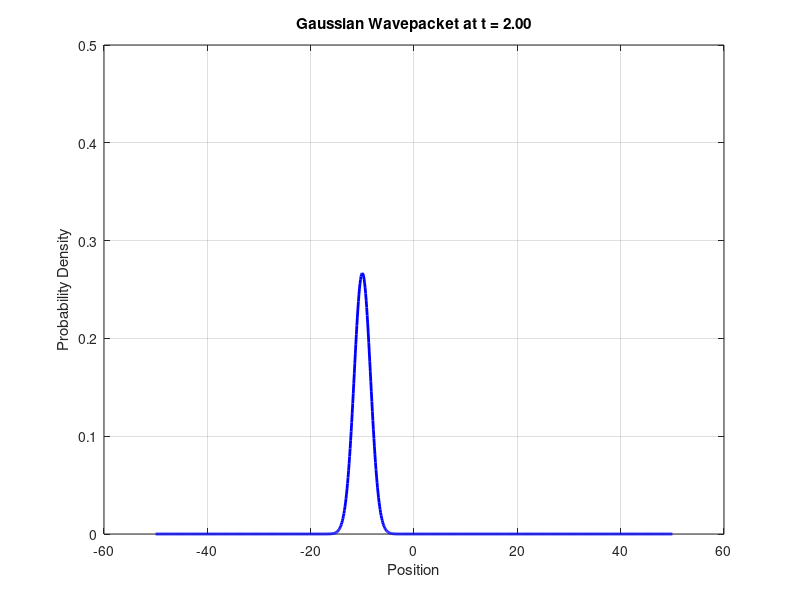

Write MATLAB code to recreate this figure.
% wavepacket_viz.m
% Gaussian wavepacket animation — updated for better visualization

clear; clc;

% Spatial and time grids
x = linspace(-50, 50, 1000);    % x-axis
t = linspace(0, 2, 100);        % time steps

% Parameters of the wavepacket
x0 = -20;        % initial center position
sigma = 2;       % initial spread
k0 = 5;          % wave number (controls frequency / movement speed)
hbar = 1;        % Planck's constant
m = 1;           % particle mass

[X, T] = meshgrid(x, t);
Psi = zeros(length(t), length(x));

% Precompute wavepacket over time
for i = 1:length(t)
    ti = t(i);
    spreading = sigma^2 + 1i * hbar * ti / m;
    normalization = 1 / sqrt(sqrt(pi) * sqrt(spreading));
    Psi_t = normalization * exp( -((x - x0 - (hbar * k0 / m) * ti).^2) ./ (2 * spreading) ) ...
            .* exp(1i * (k0 * (x - x0 - (hbar * k0 / m) * ti)) );
    Psi(i, :) = Psi_t;
end

% Animation
figure;
for i = 1:length(t)
    y = abs(Psi(i, :)).^2;  % Probability density
    plot(x, y, 'b', 'LineWidth', 2);
    title(sprintf('Gaussian Wavepacket at t = %.2f', t(i)));
    xlabel('Position');
    ylabel('Probability Density');
    ylim([0, 0.5]);
    grid on;
    pause(0.05);
end

